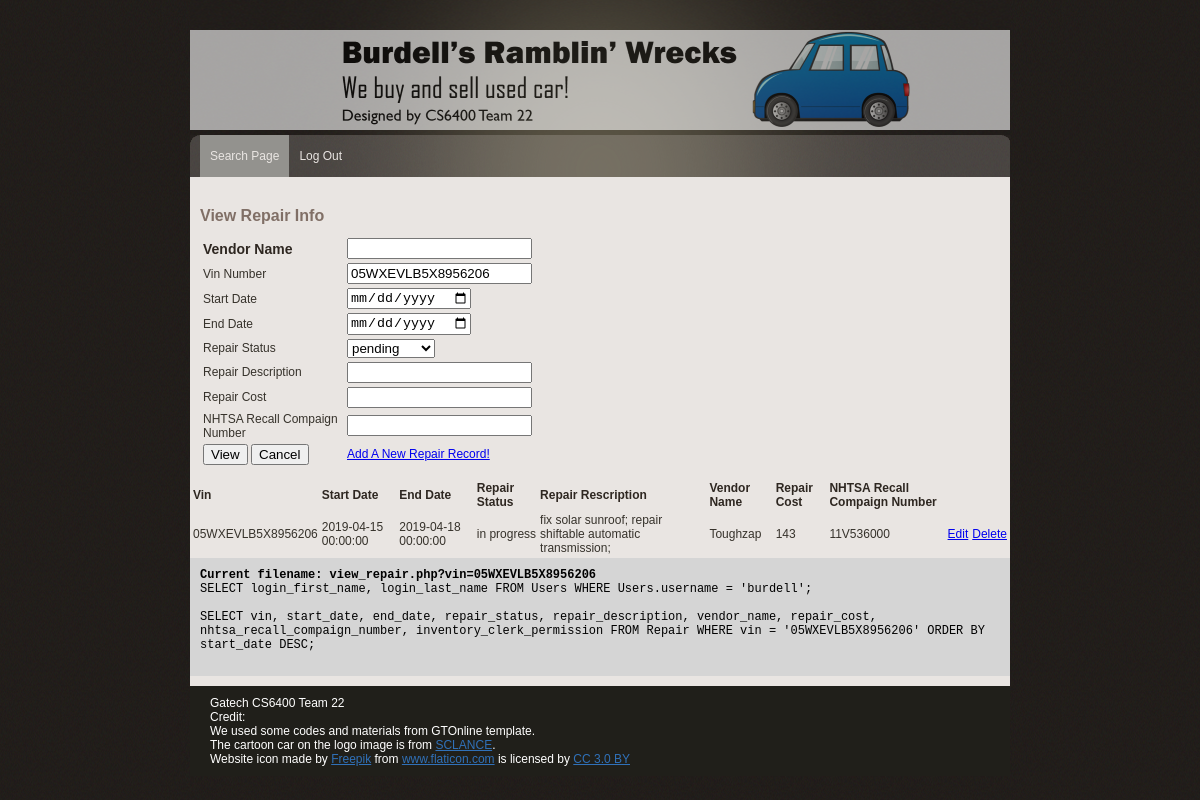
The page /view_repair.php?vin=05WXEVLB5X8956206 (signed in) on the database its author committed.
### tables this page shows
CREATE TABLE Repair (
  vin varchar(50) NOT NULL,
  start_date timestamp NOT NULL,
  end_date timestamp NOT NULL,
  repair_status varchar(50) NOT NULL,
  repair_description varchar(250) NULL,
  vendor_name varchar(50) NOT NULL,
  repair_cost decimal NOT NULL,
  nhtsa_recall_compaign_number varchar(50) NULL,
  inventory_clerk_permission varchar(50) NOT NULL,
  PRIMARY KEY (vin, start_date),
  FOREIGN KEY (vin)
    REFERENCES Vehicle (vin),
  FOREIGN KEY (vendor_name)
    REFERENCES Vendor (vendor_name),
  FOREIGN KEY (nhtsa_recall_compaign_number)
    REFERENCES Recall (nhtsa_recall_compaign_number)
);

### view_repair.php (the view, shortened to what this page needs)
<?php
include('lib/common.php');
?>
<?php include("lib/header.php"); ?>
</head>
<body>
<div id="main_container">
    <?php include("lib/menu.php"); ?>
    <div class="center_content">
        <div class="center_left">
            <div class="features">
                <div class="View Repair section">
                    <div class="subtitle">View Repair Info</div>
                    <form name="view_repair_info" action="view_repair.php" method="get">
                        <table>
                            <tr>
                                <td class="item_label">Vendor Name</td>
                                <td>
                                    <input type="text" name="vendor_name" list="vendor_name_list">
                                </td>
                            </tr>
                            <tr>
                                <td>Vin Number</td>
                                <td>
                                    <input type="text" name = "vin" value="<?php if ($_GET['vin']) { print $_GET['vin']; } ?>" >
                                </td>
                            </tr>
                            <tr>
                                <td>Start Date</td>
                                <td>
                                    <input name = "start_date" type = "date" id = "start_date" value="<?php if ($_GET['start_date']) { print $_GET['start_date']; } ?>" >
                                </td>
                            </tr>
                            <tr>
                                <td>End Date</td>
                                <td>
                                    <input name = "end_date" type = "date" id = "end_date" value="<?php if ($_GET['end_date']) { print $_GET['end_date']; } ?>" >
                                </td>
                            </tr>
                            <tr>
                                <td> Repair Status </td>
                                <td>
                                    <select name = "repair_status">
                                        <option value="pending" <?php if ($_GET['repair_status'] == 'pending') { print 'selected="true"';} ?> >pending</option>
                                    </select>
                                </td>
                            </tr>
                            <tr>
                                <td>Repair Description</td>
                                <td>
                                    <input name = "repair_description" type = "text" id = "repair_description" value="<?php if ($_GET['repair_description']) { print $_GET['repair_description']; } ?>" >
                                </td>
                            </tr>
                            <tr>
                                <td>Repair Cost</td>
                                <td>
                                    <input name = "repair_cost" type = "number" id = "repair_cost" value="<?php if ($_GET['repair_cost']) { print $_GET['repair_cost']; } ?>">
                                </td>
                            </tr>
                            <tr>
                                <td>NHTSA Recall Compaign Number</td>
                                <td>
                                    <input name = "nhtsa_recall_compaign_number" type = "text" id = "nhtsa_recall_compaign_number" value="<?php if ($_GET['nhtsa_recall_compaign_number']) { print $_GET['nhtsa_recall_compaign_number']; } ?>">
                                </td>
                            </tr>
                            <tr>
                                <td>
                                    <input name = "view" type = "submit" id = "view" value = "View">
                                    <input type="button" value="Cancel" onclick="history.go(-1)">
                                </td>
                                <td>
                                    <a href='add_repair.php?inventory_clerk_permission=&nhtsa_recall_compaign_number=&repair_cost=&vendor_name=&repair_description=&repair_status=&end_date=&start_date=&vin=<?php if($_GET['vin']) {print $_GET['vin'];} else if($_POST['vin']) {print $_POST['vin'];}?>&nhtsa_recall_compaign_number=' target="_blank">Add A New Repair Record!</a>
                                </td>
                            </tr>
                        </table>
                    </form>
                </div>
            </div>
        </div>
        <?php
        if($_SERVER['REQUEST_METHOD'] == 'GET'){
            $enteredVin = mysqli_real_escape_string($db, $_GET['vin']);
            $query = "SELECT vin, start_date, end_date, repair_status, repair_description, vendor_name, repair_cost, nhtsa_recall_compaign_number, inventory_clerk_permission ";
            $from = " FROM Repair ";
            $where = " WHERE vin = '$enteredVin' ";
            if(empty($enteredVin)){
                $query = "SELECT * FROM Repair ORDER BY start_date DESC ";
            }else {
                $query = $query . $from . $where . " ORDER BY start_date DESC";
            }
            $result = mysqli_query($db, $query);
            echo "<div>";
            echo "<table>";
            echo "<tr>";
            echo "<td class=\"heading\">Vin</td>";
            echo "<td class=\"heading\">Start Date</td>";
            echo "<td class=\"heading\">End Date</td>";
            echo "<td class=\"heading\">Repair Status</td>";
            echo "<td class=\"heading\">Repair Rescription</td>";
            echo "<td class=\"heading\">Vendor Name</td>";
            echo "<td class=\"heading\">Repair Cost</td>";
            echo "<td class=\"heading\">NHTSA Recall Compaign Number</td>";
            echo "</tr>";
            while ($row = mysqli_fetch_array($result, MYSQLI_ASSOC)) {
                print "<tr>";
                print "<td>" . $row['vin'] . "</td>";
                print "<td>" . $row['start_date'] . "</td>";
                print "<td>" . $row['end_date'] . "</td>";
                print "<td>" . $row['repair_status'] . "</td>";
                print "<td>" . $row['repair_description'] . "</td>";
                print "<td>" . $row['vendor_name'] . "</td>";
                print "<td>" . $row['repair_cost'] . "</td>";
                print "<td>" . $row['nhtsa_recall_compaign_number'] . "</td>";
                echo "<td><a href='edit_repair.php?vin=".$row['vin']."&start_date=".strftime("%Y-%m-%d", strtotime($row['start_date']))."&end_date=".strftime("%Y-%m-%d", strtotime($row['end_date'])). "&repair_status=" .$row['repair_status']. "&repair_description=" .$row['repair_description']. "&repair_cost=" .$row['repair_cost']. "&vendor_name=" .$row['vendor_name']. "&nhtsa_recall_compaign_number=" .$row['nhtsa_recall_compaign_number']."' target='_blank'>Edit</a></td>";
                echo "<td><a href='delete_repair.php?vin=".$row['vin']."&start_date=".strftime("%Y-%m-%d", strtotime($row['start_date']))."&end_date=".strftime("%Y-%m-%d", strtotime($row['end_date'])). "&repair_status=" .$row['repair_status']. "&repair_description=" .$row['repair_description']. "&repair_cost=" .$row['repair_cost']. "&vendor_name=" .$row['vendor_name']. "&nhtsa_recall_compaign_number=" .$row['nhtsa_recall_compaign_number']."' target='_blank'>Delete</a></td>";
                print "</tr>";
            }
            echo "</table>";
            echo "</div>";
        }
        ?>
        <?php include("lib/error.php"); ?>
    </div>
    <?php include("lib/footer.php"); ?>
</div>
</body>
</html>

### css/gtonline_style.css (style rules this page uses)
body { background:url(../img/bg.gif) repeat #000000; padding:0; font-family: Verdana, Geneva, sans-serif; font-size:12px; margin:auto auto auto auto; color:#36322b; }
table { width: 100%; }
th, td { padding: 1px; text-align: left; }
#main_container { width:820px; height:auto; margin:auto; padding:0px; }
.item_label { font-family: Verdana, Geneva, sans-serif; width:140px; font-weight:bold; font-size:14px; color:#2e2721; }
.heading { font-size:12px; color:#2e2721; font-weight:bold; }
.subtitle { width: 600px; font-family: Verdana, Geneva, sans-serif; font-weight:bold; font-size:16px; color:#806F66; padding:10px 0px 10px 0px; }
.center_content { width:820px; height:auto; padding:10px 0px 10px 0px; clear:both; background-color:#E9E5E2; }
.center_left { width:600px; float:left; padding:10px 10px 10px 10px; }

### rows shown on the page
repair: vin "05WXEVLB5X8956206", start_date "2019-04-15 00:00:00", end_date "2019-04-18 00:00:00", repair_status "in progress", repair_description "fix solar sunroof; repair shiftable automatic transmission;", vendor_name "Toughzap", repair_cost "143", nhtsa_recall_compaign_number "11V536000"

### other values the page prints
$query "Current filename: view_repair.php?vin=05WXEVLB5X8956206"
$query "SELECT login_first_name, login_last_name FROM Users WHERE Users.username = 'burdell';"
